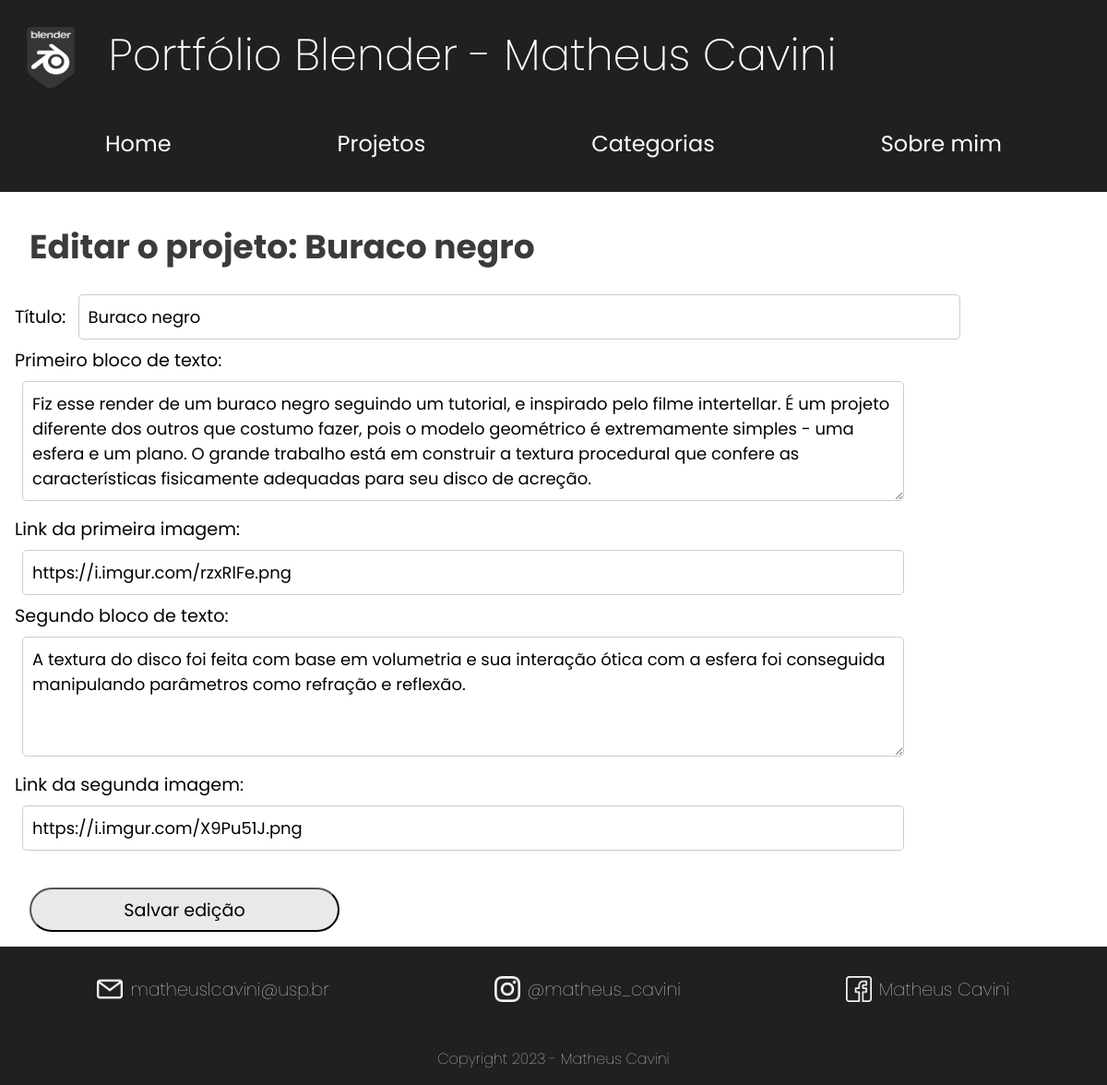
The app's page /posts/update/4/, older data.
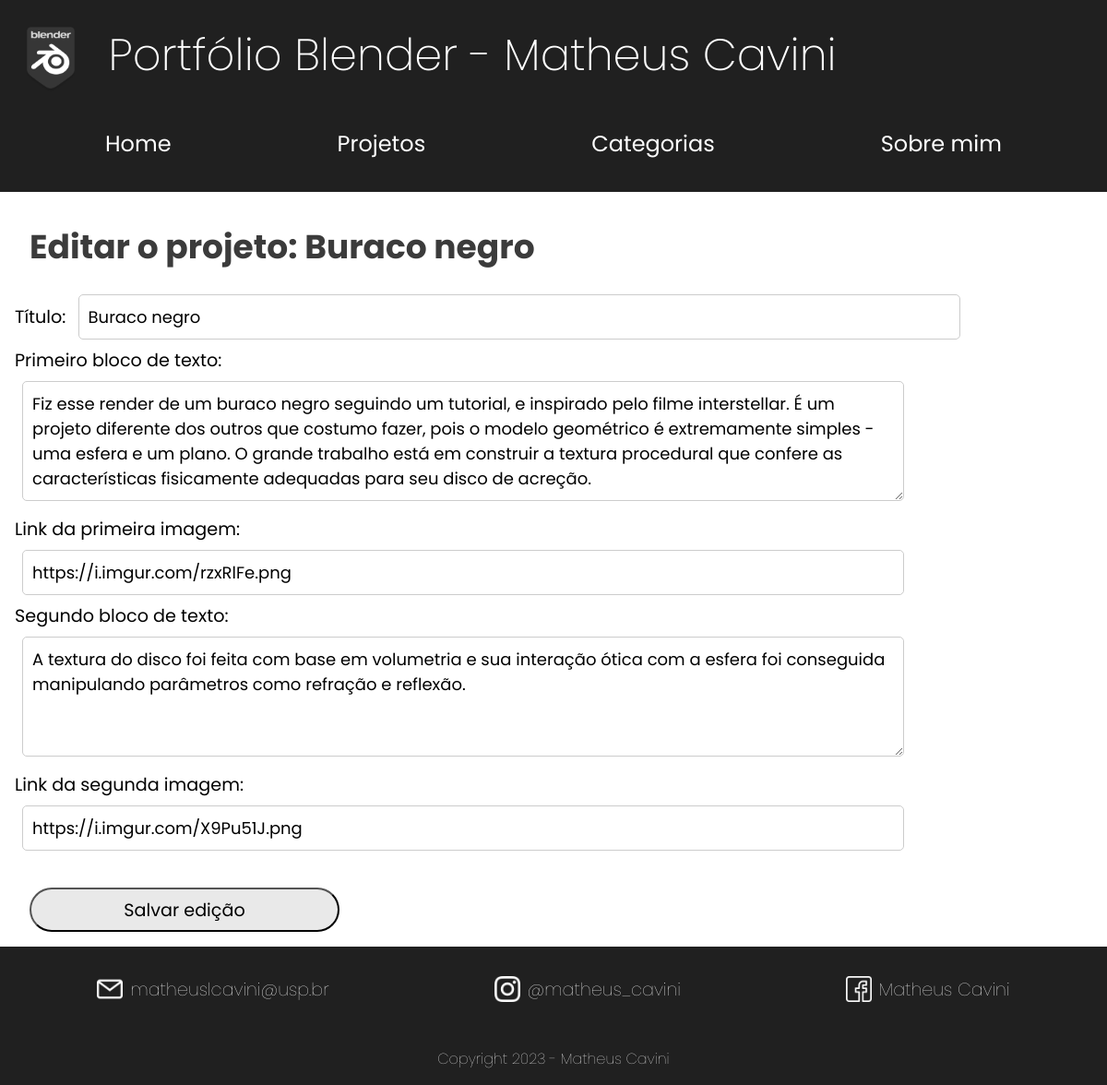
The same page, newer data.
### posts/models.py (models this page shows, shortened)
class Post(models.Model):
    title = models.CharField(max_length=255)
    content = models.CharField(max_length=10000)
    date = models.DateTimeField()
    thumb = models.CharField(max_length=255, blank=True)
    text1 = models.CharField(max_length=1000, blank=True)
    text2 = models.CharField(max_length=1000, blank=True)
    img2 = models.CharField(max_length=255, blank=True)

### posts/views.py (the view, shortened to what this page needs)
# urls.py: path('update/<int:pk>/', views.PostUpdateView.as_view(), name='update'),
class PostUpdateView(generic.UpdateView):
    model = Post
    form_class = PostForm
    template_name = 'posts/update.html'
    success_url = reverse_lazy('posts:detail')
    def get_context_data(self, **kwargs):
        context = super().get_context_data(**kwargs)
        context['post'] = self.object
        return context

### posts/forms.py
class PostForm(ModelForm):
    class Meta:
        model = Post
        fields = [
            'title',
            'text1',
            'thumb',
            'text2',
            'img2'
        ]
        labels = {
            'title':"Título",
            'text1':"Primeiro bloco de texto:",
            'thumb':"Link da primeira imagem:",
            'text2':"Segundo bloco de texto:",
            'img2':"Link da segunda imagem:",
        }
        widgets = {
            'text1': forms.Textarea(attrs={'rows': 4, 'cols': 50}),
            'text2': forms.Textarea(attrs={'rows': 4, 'cols': 50})
        }

### posts/templates/posts/update.html (shortened to what this page needs)
{% extends 'base.html' %}
{% load static %}
{%block style %}
<link rel="stylesheet" type="text/css" href="{% static 'global.css' %}">
<link rel="stylesheet" type="text/css" href="{% static 'single.css' %}">
{% endblock style %}
{% block content %}
<h2>Editar o projeto:  {{post.title}}</h2>
<div class="postForm">
<form method="POST" action="{% url 'posts:update' post.id %}">
    {{ form.as_p }}
    <button class="postButton" type="submit"><p>Salvar edição</p></button>
  </form>
</div>
  {% endblock content %}

### templates/base.html (shortened to what this page needs)
{% load static %}
<!DOCTYPE html>
<html lang="en">
<head>
    {% block style %}{%endblock style %}
</head>
<body>
    <header>
        <div id="title"><img src="{% static '/images/logo.png' %}" height="80">
            <h1>Portfólio Blender - Matheus Cavini</h1>
        </div>
        <nav>
            <ul>
                <li><a href="{% url 'index' %}">Home</a></li>
                <li><a href="{% url 'posts:index' %}">Projetos</a></li>
                <li><a href="{% url 'index' %}">Categorias</a></li>
                <li><a href="{% url 'about' %}">Sobre mim</a></li>
            </ul>
        </nav>
    </header>
    <main>
        {% block content %}
        {% endblock content %}
    </main>
    <footer>
        <ul id="contactsMedia">
            <li class="mediaItem"><img src="{% static '/images/email.png' %}" height="28px"/><p class="media">matheuslcavini@usp.br</p></li>
            <li class="mediaItem"><img src="{% static '/images/ig.png' %}" height="28px"/><p class="media">@matheus_cavini</p></li>
            <li class="mediaItem"><img src="{% static '/images/fb.png' %}" height="28px"/><p class="media">Matheus Cavini</p></li>
        </ul>
        <p id="Copyright">Copyright 2023 -  Matheus Cavini</p>
    </footer>
</body>
</html>

### static/global.css (style rules this page uses)
* { font-family: "Poppins"; padding: 0; margin:0 }
:root { font-size: 48px; }
header { background-color: rgb(32, 32, 32); color: white; display: flex; flex-direction: column; justify-content: space-between; padding: 24px; }
#title { display: flex; flex-direction: row; }
h1 { font-weight: 200; margin-left: 32px; font-size: 1rem; }
ul { margin-top: 8px; display: flex; flex-direction: row; justify-content: space-around; }
footer { background-color: rgb(32, 32, 32); color: white; }
a { color: white; text-decoration: none; font-size: 0.5rem; }
li { list-style-type: none; }
h2 { margin: 32px; margin-bottom: 0px; color: rgb(59, 59, 59); font-size: 0.75rem; }
p { font-size:0.4rem }
input[type="text"], textarea { width: 80%; padding: 10px; border: 1px solid #ccc; border-radius: 5px; font-size: 18px; margin:8px }
.mediaItem { display: flex; flex-direction: row; padding: 0.333rem; }
.media { padding-left: 8px; font-weight: 100; }
#contactsMedia { padding: 16px; }
#Copyright { font-weight: 100; font-size: 0.333rem; text-align: center; padding: 16px; }

### static/single.css (style rules this page uses)
.postForm { margin: 16px; }
.postButton { height: 1rem; width: 7rem; background-color: rgb(233, 233, 233); border-radius: 0.5rem; margin: 32px 16px 8px 16px; display: flex; flex-direction: column; justify-content: space-evenly; padding: 8px; align-items: center; }

Row changes from the older to the newer data that the page shows:
changed Post "Buraco negro": text1 "…e inspirado pelo filme intertellar. É um projeto diferente…" → "…e inspirado pelo filme interstellar. É um projeto diferente…"
